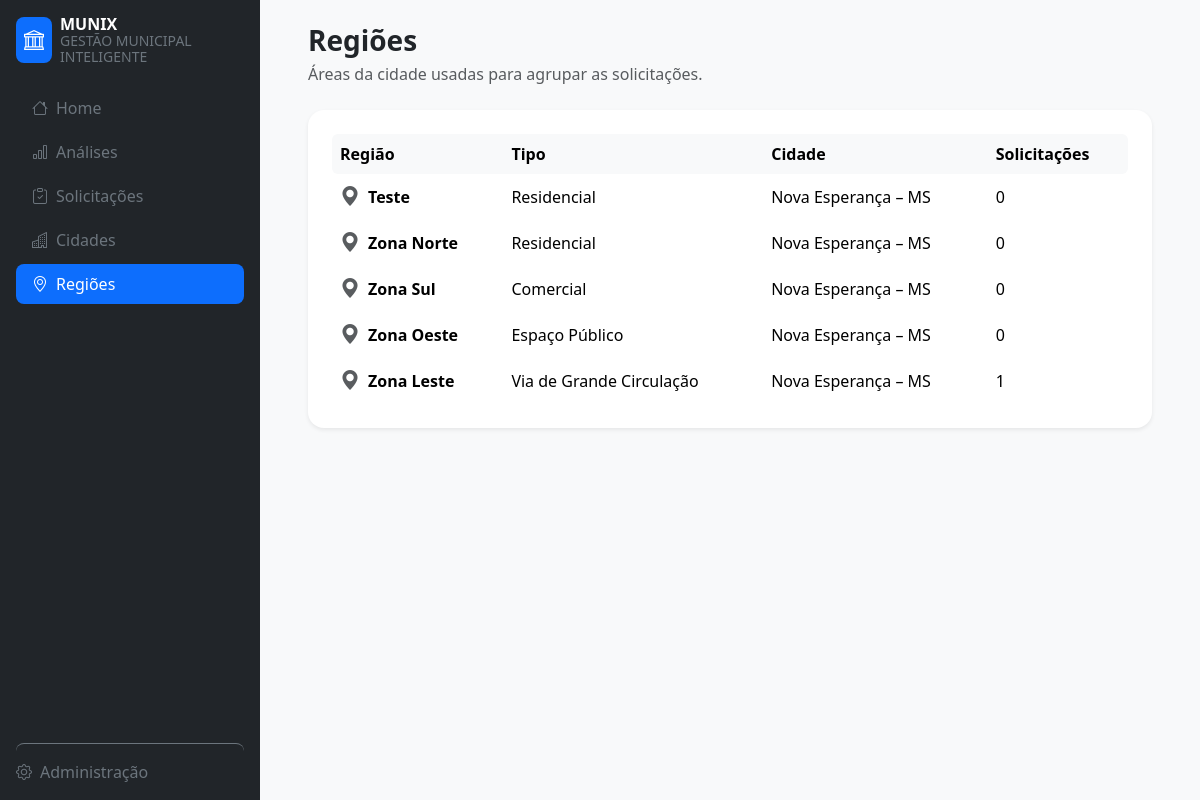
Screenshot of /area/areas/ with the database file from the repository.
### area/models.py (models this page shows)
class Area(models.Model):
    class TipoArea(models.TextChoices):
        RESIDENCIAL = "residencial", "Residencial"
        COMERCIAL = "comercial", "Comercial"
        ESPACO_PUBLICO = "espaco_publico", "Espaço Público"
        VIA_CIRCULACAO = "via_circulacao", "Via de Grande Circulação"
    nome = models.CharField(max_length=50, verbose_name="Nome")
    tipo_area = models.CharField(max_length=30,  choices=TipoArea.choices)
    cidade = models.ForeignKey(Cidade, on_delete=models.CASCADE, related_name="Cidade")

### cities/models.py (models this page shows, shortened)
class Cidade(models.Model):
    nome = models.CharField(max_length=100, verbose_name="Nome da cidade")
    estado = models.CharField(max_length=2, verbose_name="Estado")
    orcamento = models.DecimalField(max_digits=7, decimal_places=2)
    class Meta:
        verbose_name = "Cidade"
        verbose_name_plural = "Cidades"

### area/views.py (the view)
# urls.py: path("areas/", AreaListView.as_view(), name="area_list"),
class AreaListView(ListView):
    model = Area
    template_name = "area/area_list.html"
    context_object_name = "areas"

### area/templates/area/area_list.html (shortened to what this page needs)
{% extends "base.html" %}
{% block heading %}Regiões{% endblock %}
{% block subheading %}Áreas da cidade usadas para agrupar as solicitações.{% endblock %}
{% block content %}
<section class="card border-0 shadow-sm rounded-4 p-4">
    <div class="table-responsive">
        <table class="table table-borderless table-hover align-middle mb-0">
            <thead>
                <tr class="table-light">
                    <th class="rounded-start">Região</th>
                    <th>Tipo</th>
                    <th>Cidade</th>
                    <th class="rounded-end">Solicitações</th>
                </tr>
            </thead>
            <tbody>
                {% for a in areas %}
                <tr>
                    <td><span class="d-flex align-items-center gap-2 fw-semibold"><i class="bi bi-geo-alt-fill fs-5 text-muted"></i>{{ a.nome|title }}</span></td>
                    <td>{{ a.get_tipo_area_display }}</td>
                    <td>{{ a.cidade.nome }} – {{ a.cidade.estado }}</td>
                    <td>{{ a.solicitacoes.count }}</td>
                </tr>
                {% empty %}
                <tr><td colspan="4" class="text-center text-muted py-5">Nenhuma região cadastrada.</td></tr>
                {% endfor %}
            </tbody>
        </table>
    </div>
</section>
{% endblock %}

### rows the page displays
Area: nome "Teste", tipo_area "Residencial", cidade.nome "Nova Esperança", cidade.estado "MS", solicitacoes.count "0"
Area: nome "Zona Norte", tipo_area "Residencial", cidade.nome "Nova Esperança", cidade.estado "MS", solicitacoes.count "0"
Area: nome "Zona Sul", tipo_area "Comercial", cidade.nome "Nova Esperança", cidade.estado "MS", solicitacoes.count "0"
Area: nome "Zona Oeste", tipo_area "Espaço Público", cidade.nome "Nova Esperança", cidade.estado "MS", solicitacoes.count "0"
Area: nome "Zona Leste", tipo_area "Via de Grande Circulação", cidade.nome "Nova Esperança", cidade.estado "MS", solicitacoes.count "1"
